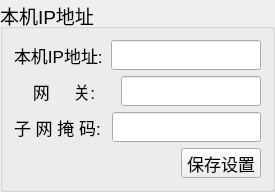
  <widget class="QGroupBox" name="hostIPSetBox">
   <property name="geometry">
    <rect>
     <x>420</x>
     <y>260</y>
     <width>275</width>
     <height>181</height>
    </rect>
   </property>
   <property name="font">
    <font>
     <pointsize>14</pointsize>
    </font>
   </property>
   <property name="title">
    <string>本机IP地址</string>
   </property>
   <layout class="QVBoxLayout" name="verticalLayout_3">
    <item>
     <layout class="QHBoxLayout" name="horizontalLayout">
      <item>
       <widget class="QLabel" name="label_myip">
        <property name="maximumSize">
         <size>
          <width>16777215</width>
          <height>30</height>
         </size>
        </property>
        <property name="font">
         <font>
          <pointsize>13</pointsize>
         </font>
        </property>
        <property name="text">
         <string>本机IP地址:</string>
        </property>
       </widget>
      </item>
      <item>
       <widget class="QLineEdit" name="m_myip">
        <property name="sizePolicy">
         <sizepolicy hsizetype="Expanding" vsizetype="Preferred">
          <horstretch>0</horstretch>
          <verstretch>0</verstretch>
         </sizepolicy>
        </property>
        <property name="minimumSize">
         <size>
          <width>0</width>
          <height>30</height>
         </size>
        </property>
        <property name="maximumSize">
         <size>
          <width>150</width>
          <height>30</height>
         </size>
        </property>
        <property name="font">
         <font>
          <pointsize>13</pointsize>
         </font>
        </property>
        <property name="echoMode">
         <enum>QLineEdit::Normal</enum>
        </property>
       </widget>
      </item>
     </layout>
    </item>
    <item>
     <layout class="QHBoxLayout" name="horizontalLayout_15">
      <item>
       <widget class="QLabel" name="label_gateway">
        <property name="minimumSize">
         <size>
          <width>0</width>
          <height>30</height>
         </size>
        </property>
        <property name="maximumSize">
         <size>
          <width>16777215</width>
          <height>30</height>
         </size>
        </property>
        <property name="font">
         <font>
          <pointsize>13</pointsize>
         </font>
        </property>
        <property name="text">
         <string>    网     关:    </string>
        </property>
       </widget>
      </item>
      <item>
       <widget class="QLineEdit" name="m_gateway">
        <property name="sizePolicy">
         <sizepolicy hsizetype="Expanding" vsizetype="Preferred">
          <horstretch>0</horstretch>
          <verstretch>0</verstretch>
         </sizepolicy>
        </property>
        <property name="minimumSize">
         <size>
          <width>0</width>
          <height>30</height>
         </size>
        </property>
        <property name="maximumSize">
         <size>
          <width>150</width>
          <height>30</height>
         </size>
        </property>
        <property name="font">
         <font>
          <pointsize>13</pointsize>
         </font>
        </property>
        <property name="echoMode">
         <enum>QLineEdit::Normal</enum>
        </property>
       </widget>
      </item>
     </layout>
    </item>
    <item>
     <layout class="QHBoxLayout" name="horizontalLayout_4">
      <item>
       <widget class="QLabel" name="label_subnetMask">
        <property name="maximumSize">
         <size>
          <width>16777215</width>
          <height>30</height>
         </size>
        </property>
        <property name="font">
         <font>
          <pointsize>13</pointsize>
         </font>
        </property>
        <property name="text">
         <string>子 网 掩 码: </string>
        </property>
       </widget>
      </item>
      <item>
       <widget class="QLineEdit" name="m_subnetMask">
        <property name="sizePolicy">
         <sizepolicy hsizetype="Expanding" vsizetype="Preferred">
          <horstretch>0</horstretch>
          <verstretch>0</verstretch>
         </sizepolicy>
        </property>
        <property name="minimumSize">
         <size>
          <width>0</width>
          <height>30</height>
         </size>
        </property>
        <property name="maximumSize">
         <size>
          <width>150</width>
          <height>30</height>
         </size>
        </property>
        <property name="font">
         <font>
          <pointsize>13</pointsize>
         </font>
        </property>
        <property name="echoMode">
         <enum>QLineEdit::Normal</enum>
        </property>
       </widget>
      </item>
     </layout>
    </item>
    <item>
     <layout class="QHBoxLayout" name="horizontalLayout_16">
      <item>
       <spacer name="horizontalSpacer">
        <property name="orientation">
         <enum>Qt::Horizontal</enum>
        </property>
        <property name="sizeHint" stdset="0">
         <size>
          <width>40</width>
          <height>20</height>
         </size>
        </property>
       </spacer>
      </item>
      <item>
       <widget class="QPushButton" name="pushButton_saveHostIP">
        <property name="minimumSize">
         <size>
          <width>0</width>
          <height>30</height>
         </size>
        </property>
        <property name="font">
         <font>
          <pointsize>13</pointsize>
         </font>
        </property>
        <property name="text">
         <string>保存设置</string>
        </property>
       </widget>
      </item>
     </layout>
    </item>
   </layout>
  </widget>
